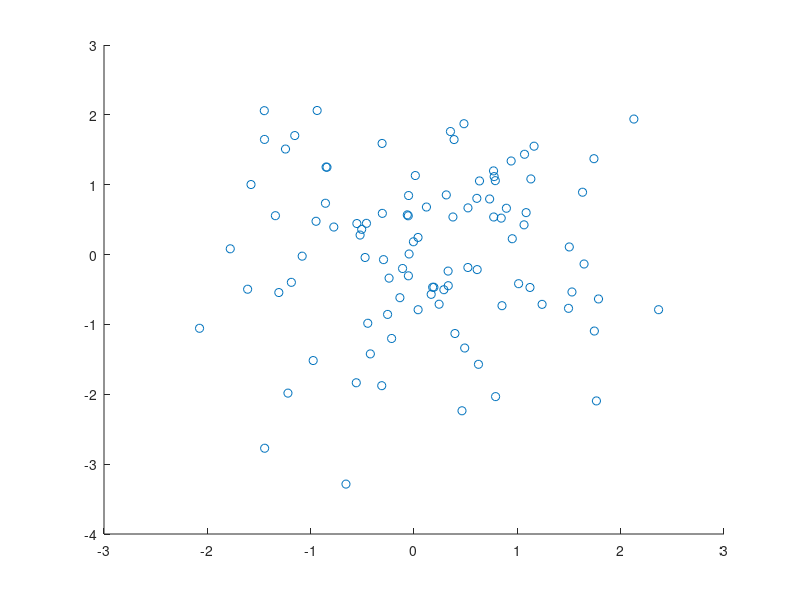

Write MATLAB code to recreate this figure. (Note: this script raises an error after producing the figure.)
cla
xy = randn(100,2);                   
mmx = [min(xy(:,1)), max(xy(:,1))];  
mmy = [min(xy(:,2)), max(xy(:,2))];  
scatter(xy(:,1), xy(:,2));           
tufteaxis(mmx, mmy);                 
